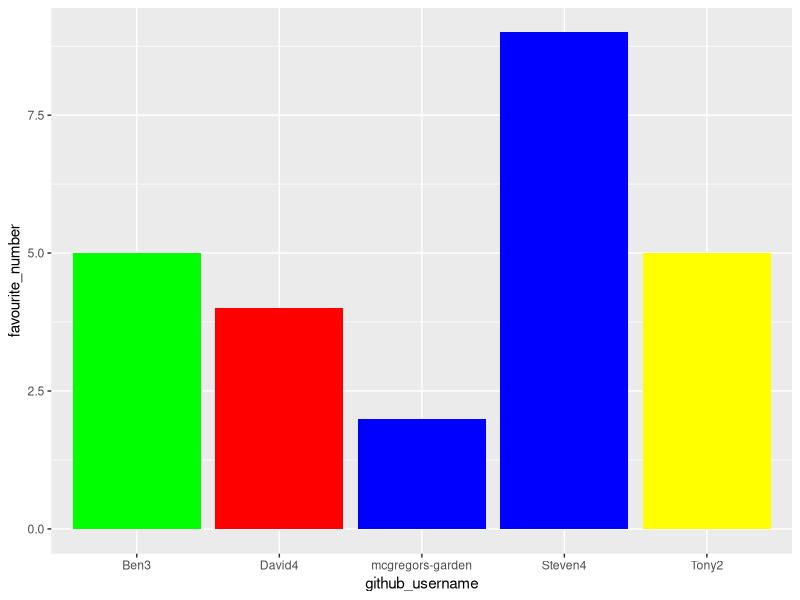
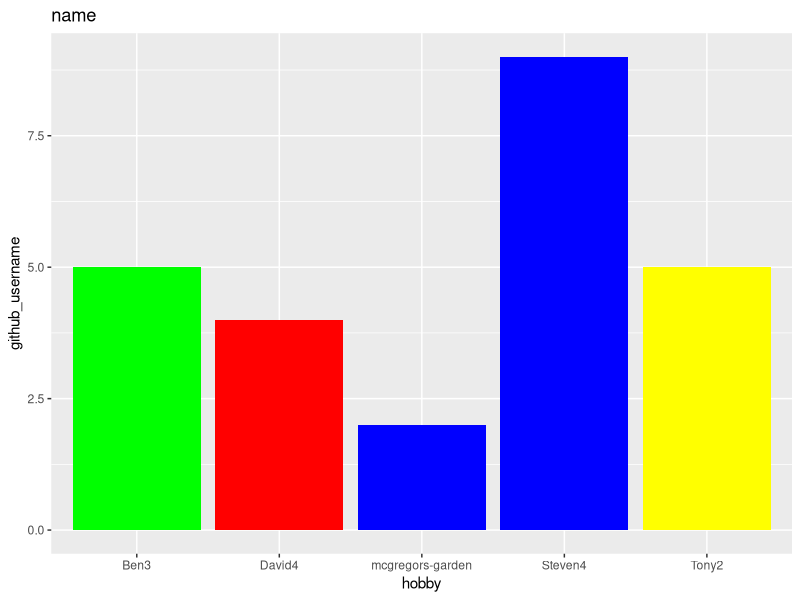
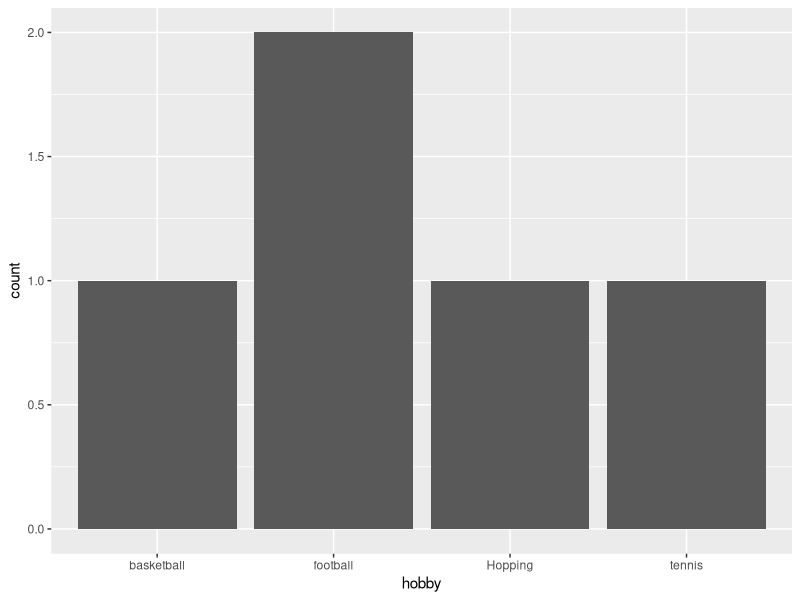

The R source for these figures, in order:
## ---- chunk 1
library(tidyverse) 
## ---- chunk 2
team_data <- tibble(
  name = c("Peter", "David", "Tony", 
           "Ben", "steven"),
  github_username = c("mcgregors-garden", "David4", "Tony2", 
                      "Ben3", "Steven4"), 
  colour = c("blue", "red", "yellow", 
             "green", "blue"),
  hobby = c("Hopping", "basketball", "football", 
            "football", "tennis"),
  favourite_number = c(2, 4, 5, 5, 9)
  )

team_data
## ---- chunk 3
p1 <- ggplot(data = team_data, 
             mapping = aes(x = github_username, 
                           y = favourite_number,
                           fill = colour), 
             ) +
   geom_col() +
   scale_fill_identity()
p1
## ---- chunk 4
p1 + labs(x = "hobby", 
          y = "github_username",
          title = "name")
## ---- chunk 5
p2 <- ggplot(team_data, aes(x = hobby)) +
  geom_bar()
p2
